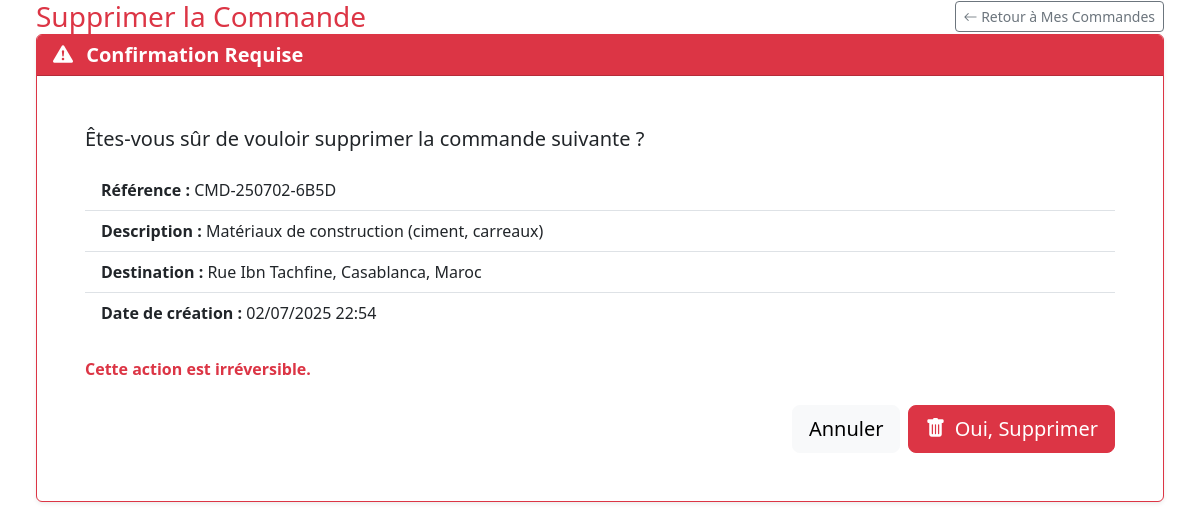
Screenshot of /mes-commandes/18/supprimer/ (signed in) with the database file from the repository.
### transport/models.py (models this page shows, shortened)
class Commande(models.Model):
    client = models.ForeignKey(Client, on_delete=models.PROTECT, related_name='commandes', verbose_name="Client")
    reference_commande = models.CharField(max_length=50, unique=True, blank=True, verbose_name="Référence Commande")
    date_creation = models.DateTimeField(auto_now_add=True, verbose_name="Date de Création")
    description_marchandise = models.TextField(verbose_name="Description Marchandise")
    poids_kg = models.DecimalField(max_digits=10, decimal_places=2, verbose_name="Poids (kg)")
    volume_m3 = models.DecimalField(max_digits=10, decimal_places=2, null=True, blank=True, verbose_name="Volume (m³)")
    adresse_chargement = models.TextField(verbose_name="Adresse de Chargement")
    adresse_livraison = models.TextField(verbose_name="Adresse de Livraison")
    date_souhaitee_livraison = models.DateField(verbose_name="Date Souhaitée de Livraison")
    STATUT_COMMANDE_CHOICES = [
        ('en_attente_validation', 'En attente de validation'),
        ('paiement_en_attente', 'En attente de paiement'), # Statut après calcul du prix
        ('validee', 'Payée (Validée)'), # Nouveau nom pour plus de clarté
        ('planifiee', 'Planifiée'),
        ('en_cours_livraison', 'En cours de livraison'),
        ('livree', 'Livrée'),
        ('annulee', 'Annulée'),
    ]
    statut_commande = models.CharField(
        max_length=30,
        choices=STATUT_COMMANDE_CHOICES,
        default='en_attente_validation',
        verbose_name="Statut de la Commande"
    )
    montant_total = models.DecimalField(
        max_digits=10, decimal_places=2, null=True, blank=True, verbose_name="Montant Total (MAD)"
    )
    instructions_speciales = models.TextField(blank=True, null=True, verbose_name="Instructions Spéciales")
    motif_annulation = models.TextField(blank=True, null=True, verbose_name="Motif d'Annulation/Refus")
    def reference_commande_or_id(self):
        return self.reference_commande or f"ID-{self.id}"
    @property
    def is_modifiable_ou_supprimable(self):
        return self.statut_commande in ['en_attente_validation', 'paiement_en_attente']
    class Meta:
        verbose_name = "Commande"
        verbose_name_plural = "Commandes"
        ordering = ['-date_creation']

### transport/views.py (the view)
# urls.py: path('mes-commandes/<int:pk>/supprimer/', views.supprimer_commande_view, name='supprimer_commande'),
@login_required
@user_passes_test(is_client)
def supprimer_commande_view(request, pk):
    commande = get_object_or_404(Commande, id=pk, client=request.user.client)
    if not commande.is_modifiable_ou_supprimable:
        messages.warning(request, f"La commande #{commande.reference_commande_or_id()} ne peut plus être supprimée.")
        return redirect('transport:mes_commandes')
    if request.method == 'POST':
        ref_commande = commande.reference_commande_or_id()
        commande.delete()
        messages.success(request, f"La commande #{ref_commande} a été supprimée avec succès.")
        return redirect('transport:mes_commandes')
    context = {
        'commande': commande
    }
    return render(request, 'transport/supprimer_commande.html', context)

### transport/views.py (called while the page is built)
def is_client(user):
    return hasattr(user, 'client')

### transport/templates/transport/supprimer_commande.html (shortened to what this page needs)
{% extends "transport/base_client.html" %}
{% load static %}
{% block main_content %}
<div class="container-fluid px-4">
    <div class="d-flex justify-content-between align-items-center page-header">
        <h1 class="h3 mb-0 text-danger">Supprimer la Commande</h1>
        <a href="{% url 'transport:mes_commandes' %}" class="btn btn-sm btn-outline-secondary">
            <i class="bi bi-arrow-left"></i> Retour à Mes Commandes
        </a>
    </div>
    <div class="card shadow-sm border-danger">
        <div class="card-header bg-danger text-white">
            <h5 class="mb-0 fw-semibold"><i class="bi bi-exclamation-triangle-fill me-2"></i> Confirmation Requise</h5>
        </div>
        <div class="card-body p-4 p-md-5">
            <p class="lead">Êtes-vous sûr de vouloir supprimer la commande suivante ?</p>
            <ul class="list-group list-group-flush mb-4">
                <li class="list-group-item"><strong>Référence :</strong> {{ commande.reference_commande_or_id }}</li>
                <li class="list-group-item"><strong>Description :</strong> {{ commande.description_marchandise|truncatewords:20 }}</li>
                <li class="list-group-item"><strong>Destination :</strong> {{ commande.adresse_livraison }}</li>
                <li class="list-group-item"><strong>Date de création :</strong> {{ commande.date_creation|date:"d/m/Y H:i" }}</li>
            </ul>
            <p class="text-danger fw-bold">Cette action est irréversible.</p>
            <form method="post">
                <div class="d-flex justify-content-end gap-2 mt-4">
                    <a href="{% url 'transport:mes_commandes' %}" class="btn btn-light btn-lg">Annuler</a>
                    <button type="submit" class="btn btn-danger btn-lg">
                        <i class="bi bi-trash-fill me-1"></i> Oui, Supprimer
                    </button>
                </div>
            </form>
        </div>
    </div>
</div>
{% endblock %}

### transport/templates/transport/base_client.html (style rules this page uses)
:root { --primary: #502c38; --secondary: #3498db; }

### rows the page displays
Commande: reference_commande_or_id "CMD-250702-6B5D", description_marchandise "Matériaux de construction (ciment, carreaux)", adresse_livraison "Rue Ibn Tachfine, Casablanca, Maroc", date_creation "02/07/2025 22:54"
